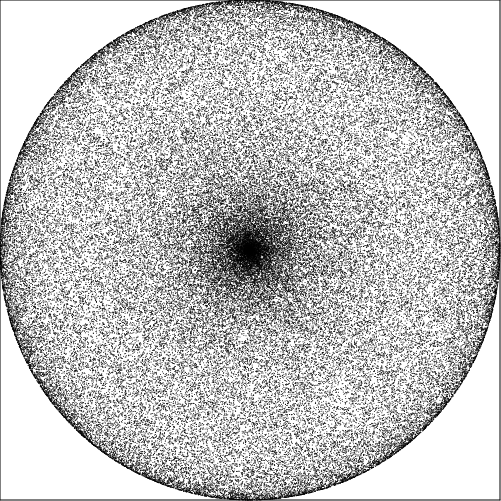
Frame 1 (no input)
Frame 60 (no input): identical to frame 1, image omitted
Frame 120 (the mouse pressed at the canvas centre since frame 60): identical to frame 1, image omitted

The p5.js sketch that drew this single still picture (run headless with seeded random() and noise() and a simulated clock; from frame 60 on, the mouse is pressed at the canvas centre):

// p5.js sketch
// ── sketch.js
var sWidth = 500;
var sHeight = sWidth;

var dotCount = 100000;

function setup() {
  createCanvas(sWidth + 1, sHeight + 1);
  
  drawEdges();
  
  for(var i = 0; i < dotCount; i++){
    var a1 = random(0, 2 * Math.PI);
    var a2 = random(0, 2 * Math.PI);
    point(sWidth / 2 + sWidth / 4 * (Math.sin(a1) + Math.sin(a2)), sWidth / 2 + sWidth / 4 * (Math.cos(a1) + Math.cos(a2)));
  }
}

function draw() {
  
}

function drawEdges(){
  line(0, 0, sWidth, 0);
  line(0, sHeight, sWidth, sHeight);
  
  line(0, 0, 0, sHeight);
  line(sWidth, 0, sWidth, sHeight);
}
